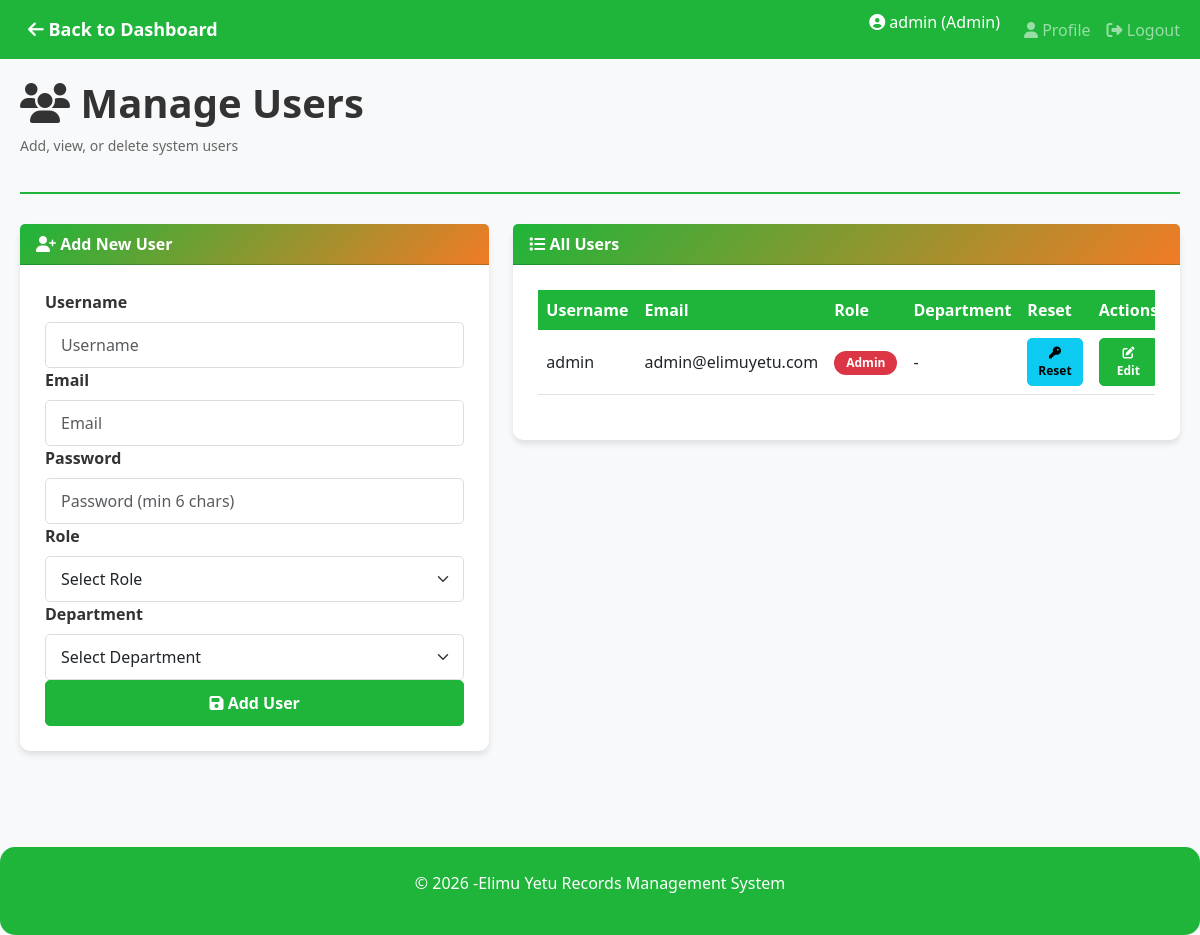
The page /admin/users.php (signed in) on the database its author committed.
### tables this page shows
CREATE TABLE `users` (
  `id` int(11) NOT NULL,
  `username` varchar(50) NOT NULL,
  `email` varchar(100) NOT NULL,
  `password` varchar(255) NOT NULL,
  `role` enum('admin','teacher','kitchen') NOT NULL DEFAULT 'teacher',
  `department_id` int(11) DEFAULT NULL,
  `is_super_admin` tinyint(1) NOT NULL DEFAULT 0,
  `created_at` timestamp NOT NULL DEFAULT current_timestamp()
);

### admin/users.php (the view, shortened to what this page needs)
<?php
require_once(__DIR__ . '/../includes/header.php');
if (isSuperAdmin()) {
    $users = $conn->query("
        SELECT u.*, d.name as department_name
        FROM users u
        LEFT JOIN departments d ON u.department_id = d.id
        ORDER BY u.created_at DESC
    ");
} else {
    $users = $conn->query("
        SELECT u.*, d.name as department_name
        FROM users u
        LEFT JOIN departments d ON u.department_id = d.id
        WHERE u.is_super_admin = 0
        ORDER BY u.created_at DESC
    ");
}
?>
<div class="dashboard-container">
    <div class="dashboard-header">
        <h1><i class="fas fa-users"></i> Manage Users</h1>
        <p>Add, view, or delete system users</p>
    </div>
    <div class="row">
        <div class="col-lg-5 col-md-12 col-sm-12">
            <div class="card">
                <div class="card-header">
                    <i class="fas fa-user-plus"></i> Add New User
                </div>
                <div class="card-body">
                    <form method="POST" onsubmit="return validateUserForm()">
                        <div class="form-group">
                            <label for="username">Username</label>
                            <input type="text" class="form-control" id="username" name="username"
                                   placeholder="Username" required>
                        </div>
                        <div class="form-group">
                            <label for="email">Email</label>
                            <input type="email" class="form-control" id="email" name="email"
                                   placeholder="Email" required>
                        </div>
                        <div class="form-group">
                            <label for="password">Password</label>
                            <input type="password" class="form-control" id="password" name="password"
                                   placeholder="Password (min 6 chars)" required>
                        </div>
                        <div class="form-group">
                            <label for="role">Role</label>
                            <select class="form-select" id="role" name="role" required>
                                <option value="">Select Role</option>
                            </select>
                        </div>
                        <div class="form-group">
                            <label for="department_id">Department</label>
                            <select class="form-select" name="department_id">
                                <option value="">Select Department</option>
                            </select>
                        </div>
                        <button type="submit" name="add_user" class="btn btn-primary w-100">
                            <i class="fas fa-save"></i> Add User
                        </button>
                    </form>
                </div>
            </div>
        </div>
        <div class="col-lg-7 col-md-12 col-sm-12">
            <div class="card">
                <div class="card-header">
                    <i class="fas fa-list"></i> All Users
                </div>
                <div class="card-body">
                    <?php if ($users->num_rows > 0): ?>
                        <div class="table-responsive">
                            <table class="table table-hover">
                                <thead>
                                    <tr>
                                        <th>Username</th>
                                        <th>Email</th>
                                        <th>Role</th>
                                        <th>Department</th>
                                        <th>Reset</th>
                                        <th>Actions</th>
                                    </tr>
                                </thead>
                                <tbody>
                                    <?php while ($row = $users->fetch_assoc()): ?>
                                        <tr>
                                            <td><?php echo htmlspecialchars($row['username']); ?></td>
                                            <td><?php echo htmlspecialchars($row['email']); ?></td>
                                            <td>
                                                <span class="badge badge-<?php echo $row['role']; ?>">
                                                    <?php echo ucfirst($row['role']); ?>
                                                </span>
                                            </td>
                                            <td><?php echo $row['department_name'] ? htmlspecialchars($row['department_name']) : '-'; ?></td>
                                            <td>
                                                <form method="POST" style="display: inline;">
                                                    <button type="submit" name="reset_password" class="btn btn-info btn-sm" onclick="return confirm('Generate a new temporary password for this user?')">
                                                        <i class="fas fa-key"></i> Reset
                                                    </button>
                                                </form>
                                            </td>
                                            <td>
                                                <button class="btn btn-primary btn-sm" data-bs-toggle="modal" data-bs-target="#editUserModal<?php echo $row['id']; ?>">
                                                    <i class="fas fa-edit"></i> Edit
                                                </button>
                                            </td>
                                        </tr>
                                    <?php endwhile; ?>
                                </tbody>
                            </table>
                        </div>
                    <?php endif; ?>
                </div>
            </div>
        </div>
    </div>
</div>
<?php require_once(__DIR__ . '/../includes/footer.php'); ?>

### assets/css/style.css (style rules this page uses)
:root { --primary-color: #1eb53a; --primary-dark: #f17b26; --secondary-color: #00a3dd; --success-color: #1eb53a; --danger-color: #dc3545; --warning-color: #fcd116; --info-color: #00a3dd; }
* { margin: 0; padding: 0; box-sizing: border-box; }
body { font-family: 'Segoe UI', Tahoma, Geneva, Verdana, sans-serif; background-color: #f8f9fa; color: #333; }
html, body { height: 100%; }
.dashboard-container { padding: 20px; min-height: calc(100vh - 60px); }
.dashboard-header { margin-bottom: 30px; padding-bottom: 20px; border-bottom: 2px solid var(--primary-color); }
.dashboard-header h1 { color: #333; font-weight: bold; }
.dashboard-header p { color: #666; font-size: 14px; }
.card { border: none; border-radius: 10px; box-shadow: 0 4px 6px rgba(0, 0, 0, 0.1); transition: transform 0.3s ease, box-shadow 0.3s ease; margin-bottom: 20px; }
.card-header { background: linear-gradient(135deg, var(--primary-color) 0%, var(--primary-dark) 100%); color: white; border-radius: 10px 10px 0 0; font-weight: bold; }
.card-body { padding: 25px; }
.form-group label { font-weight: 600; color: #333; margin-bottom: 8px; }
.form-control, .form-select { border-radius: 5px; border: 1px solid #ddd; padding: 10px 15px; }
.btn { border-radius: 5px; font-weight: 600; padding: 10px 20px; transition: all 0.3s ease; }
.btn-primary { background-color: var(--primary-color); border-color: var(--primary-color); }
table { border-collapse: collapse; }
.table { margin-bottom: 20px; }
.table thead th { background-color: var(--primary-color); color: white; font-weight: bold; border: none; }
.table tbody td { vertical-align: middle; }
.badge { padding: 6px 12px; border-radius: 20px; font-weight: 600; }
.badge-admin { background-color: #dc3545; }
.btn-sm { padding: 5px 10px; font-size: 12px; }

### rows shown on the page
users: username "admin", email "admin@elimuyetu.com", role "Admin"

### other values the page prints
getCurrentUser() "admin"
getCurrentRole() "Admin"
